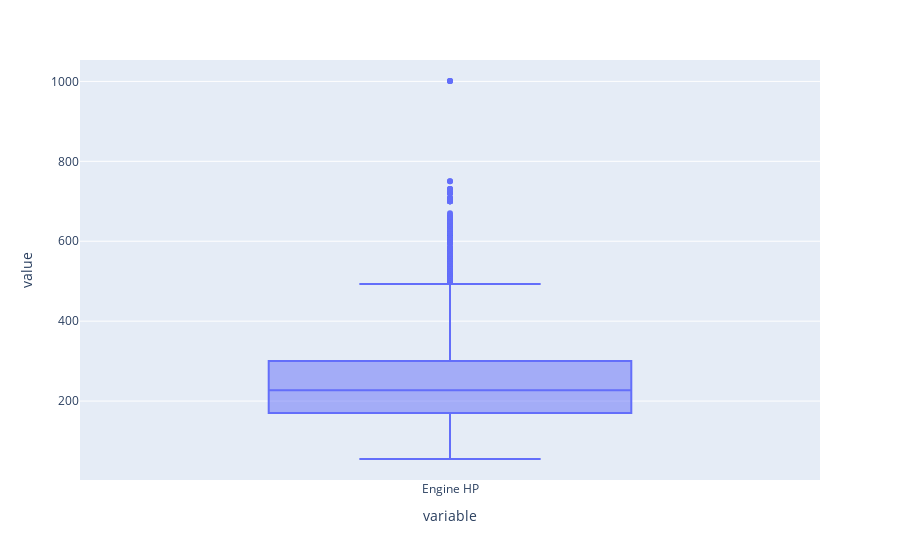

Write notebook code for a chart like this one.
### Code cell
fig = px.box(df['Engine HP'])
fig.show()

### Figure 1 — Plotly figure (JSON) as saved in the notebook; plotly's stock layout.template omitted (floating-point values rounded to 4 significant figures; data arrays with more than 128 entries replaced by an {"elided": "..."} marker saying what was removed)
{"data": [{"alignmentgroup": "True", "hovertemplate": "variable=%{x}<br>value=%{y}<extra></extra>", "legendgroup": "", "marker": {"color": "#636efa"}, "name": "", "notched": false, "offsetgroup": "", "orientation": "v", "showlegend": false, "type": "box", "x": {"elided": "11914 str values"}, "x0": " ", "xaxis": "x", "y": {"elided": "11914 float values"}, "y0": " ", "yaxis": "y"}], "layout": {"boxmode": "group", "legend": {"tracegroupgap": 0}, "margin": {"t": 60}, "xaxis": {"anchor": "y", "domain": [0, 1], "title": {"text": "variable"}}, "yaxis": {"anchor": "x", "domain": [0, 1], "title": {"text": "value"}}}}
